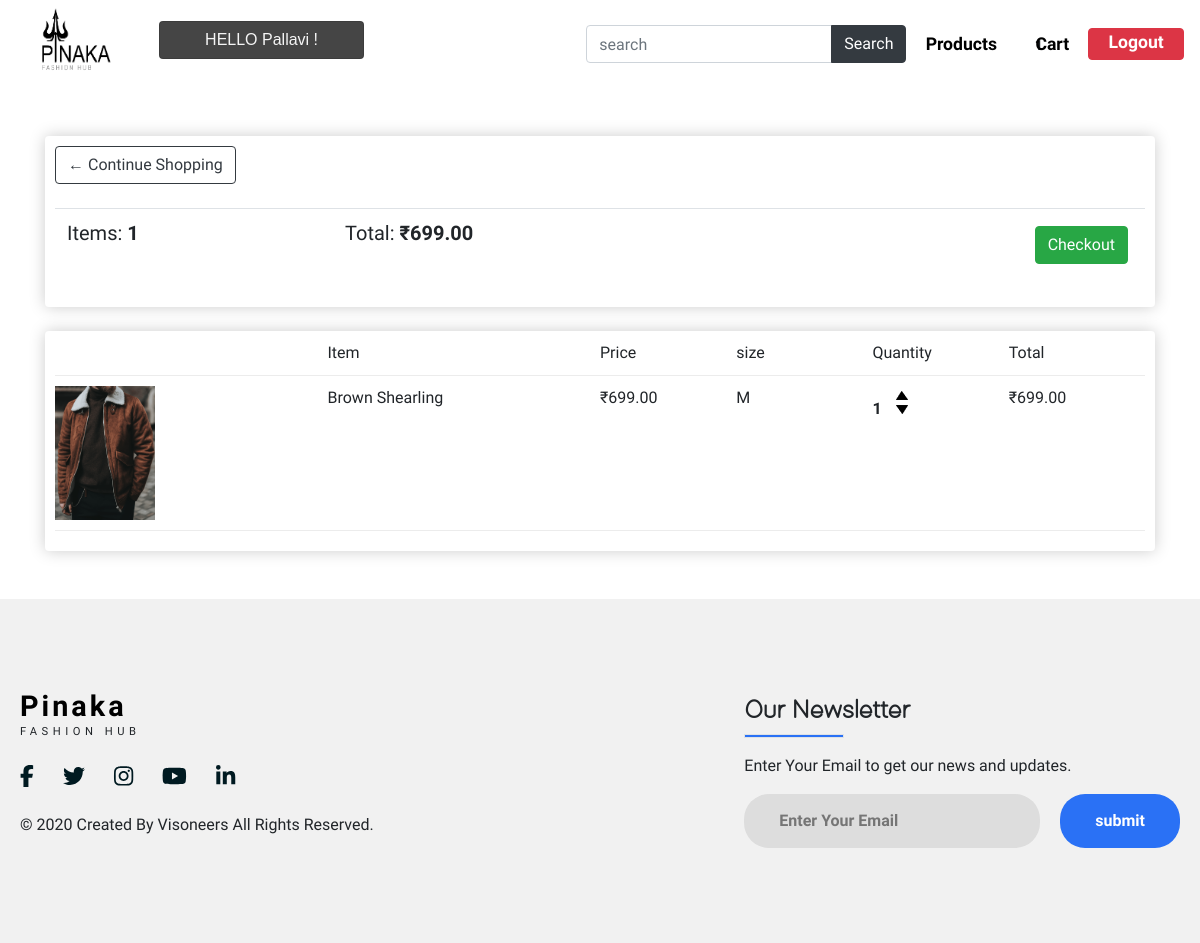
The page /cart/ (signed in) on the database its author committed.
### store/models.py (models this page shows, shortened)
class Order(models.Model):
    customer=models.ForeignKey(Customer,on_delete=models.SET_NULL,blank=True,null=True)
    date_orderd=models.DateTimeField(auto_now_add=True)
    complete=models.BooleanField(default=False,null=True,blank=False)
    transaction_id=models.CharField(max_length=200,null=True)
    @property
    def get_cart_total(self):
        orderitems =self.orderitem_set.all()
        total=sum([item.get_total for item in orderitems])
        return total
    @property
    def get_cart_items(self):
        orderitems =self.orderitem_set.all()
        total=sum([item.quantity for item in orderitems])
        return total

class OrderItem(models.Model):
    product=models.ForeignKey(Product,on_delete=models.SET_NULL,blank=True,null=True)
    order=models.ForeignKey(Order,on_delete=models.SET_NULL,blank=True,null=True)
    quantity=models.IntegerField(default=0,null=True,blank=True)
    date_added=models.DateTimeField(auto_now_add=True)
    @property
    def get_total(self):
        total=self.product.price*self.quantity
        return total

class Product(models.Model):
    name=models.CharField(max_length=200,null=True)
    category=models.ForeignKey(Categorie,on_delete=models.SET_NULL,blank=True,null=True)
    price=models.FloatField()
    brand=models.ForeignKey(brand,on_delete=models.CASCADE)
    size=models.ForeignKey(size,on_delete=models.CASCADE)
    color=models.ForeignKey(color,on_delete=models.CASCADE)
    digital=models.BooleanField(default=False,null=True,blank=False)
    image=models.ImageField(null=True,blank=True)
    @property
    def imageURL(self):
        try:
            url=self.image.url #chk
        except:
            url=' '
        return url

class size(models.Model):
    title=models.CharField(max_length=10)
    def __str__(self):
        return (self.title)

### store/views.py (the view)
# urls.py: path('cart/',views.cart,name="cart"),
@login_required(login_url='loginPage')
def cart(request):
    if request.user.is_authenticated:
        customer=request.user.customer
        order,created=Order.objects.get_or_create(customer=customer,complete=False)
        items=order.orderitem_set.all()
        cartItems=order.get_cart_items
    else:
        items=[]
        order={'get_cart_total':0,'get_cart_items':0,'shipping':False}
        cartItems=order['get_cart_items']
    context={'items':items,'order':order,'cartItems':cartItems}
    return render(request,'store/cart.html',context)

### store/templates/store/cart.html
{% extends 'store/main.html' %}
{% load static %}
{% block content %}
<div class="container">
    <br><br>
    <div class="row">
        <div class="col-lg-12">
            <div class="box-element">
                <a class="btn btn-outline-dark" href="{% url 'store'%}">&#x2190; Continue Shopping</a>
                <br>
                <br>
               <table class="table">
                   <tr>
                       <th><h5>Items: <strong>{{order.get_cart_items}}</strong></h5></th>
                       <th><h5>Total:<strong> ₹{{order.get_cart_total|floatformat:2}}</strong></h5></th>
                       <th>
                        <a style="float:right; margin:5px" class="btn btn-success" href="{% url 'checkout'%}">Checkout</a>
                     </th>
                   </tr>
                </table>
            </div>
            <br>
            <div class="box-element">
                <div class="cart-row">
                    <div style="flex:2"></div>
                    <div style="flex:2">Item</div>
                    <div style="flex:1">Price</div>
                    <div style="flex:1">size</div>
                    <div style="flex:1">Quantity</div>
                    <div style="flex:1">Total</div>
                </div>
                {% for item in items %}
            <div class="cart-row">
                    <div style="flex:2"><img class="row-image"src="{{item.product.imageURL}}"></div>
                    <div style="flex:2">{{item.product.name}}</div>
                    <div style="flex:1">₹{{item.product.price|floatformat:2}}</div>
                    <div style="flex:1">{{item.product.size}}</div>
                    <div style="flex:1">
                        <p class="quantity">{{item.quantity}}</p>
                        <div class="quantity">
                            <img data-product={{item.product.id}} data-action="add" class="chg-quantity update-cart" src="{% static  'images/uparrow.png' %}">
                            <img data-product={{item.product.id}} data-action="remove" class="chg-quantity update-cart" src="{% static  'images/downarrow.png' %}">
                        </div>
                    </div>
                    <div style="flex:1">₹{{item.get_total|floatformat:2}}</div>
            </div>
            {% endfor %}
            </div>
        </div>
    </div>
</div>
{% endblock content %}

### store/templates/store/main.html (shortened to what this page needs)
<!DOCTYPE html>
{% load static %}
<html lang="en">
<head>
    <link rel="stylesheet" href="https://cdn.jsdelivr.net/npm/bootstrap@4.5.3/dist/css/bootstrap.min.css"
>
    <link rel="stylesheet" type="text/css" href="{% static 'css/main.css' %}">
    <link rel="stylesheet" type="text/css" href="//cdn.jsdelivr.net/npm/slick-carousel@1.8.1/slick/slick.css">
    <link rel="stylesheet" type="text/css" href="{% static 'css/store.css' %}">
</head>
<body>
    <nav class="navigation ">
        <div class="logo">
            <a href="{% url 'store' %}"><img src="{% static 'images/sample.png' %}"></a>
        </div>
        <div class=" card list-group-item hi-msg"
            style="font-family: sans-serif;">
            HELLO {{user}} !
        </div>
        <ul class="nav-menu">
            <div>
                <form class="form-inline my-2 my-lg-0" action="/search">
                    <div class="input-group">
                        <input name="search" type="text" class="form-control" placeholder="search" />
                        <div class="input-group-append">
                            <button class="btn btn-dark" type="submit" id="button-addon2">Search</button>
                        </div>
                    </div>
                </form>
            </div>
            <li><a href="{% url 'product' %}">Products</a></li>
            <div class="cart-icon">
                <span class='item-count'>{{cartItems}}</span>
                <a href="{% url 'cart' %}"> Cart</a>
            </div>
            <li><a class="hello-msg btn btn-danger" id="logout_btn " href="{% url 'logoutUser' %}"
                    style="height:2rem">Logout</a></li>
        </ul>
    </nav>
    <div class="container-fluid p-0">
        {% block content %}
        {% endblock content %}
    </div>
    <br><br>
    <footer>
        <div class="footer">
            <div class="left-col">
                <div class="heading">
                    <h1><a href="{% url 'store' %}">Pinaka</a></h1>
                    <p>FASHION HUB</p>
                </div>
                <div class="social-media">
                    <a href="#"><i class="fab fa-facebook-f"></i></a>
                    <a href="#"><i class="fab fa-twitter"></i></a>
                    <a href="#"><i class="fab fa-instagram"></i></a>
                    <a href="#"><i class="fab fa-youtube"></i></a>
                    <a href="#"><i class="fab fa-linkedin-in"></i></a>
                </div>
                <p class="rights-text">© 2020 Created By Visoneers All Rights Reserved.</p>
            </div>
            <div class="right-col">
                <h1>Our Newsletter</h1>
                <div class="border"></div>
                <p>Enter Your Email to get our news and updates.</p>
                <form action="" class="newsletter-form">
                    <input type="text" class="txtb" placeholder="Enter Your Email">
                    <input type="submit" class="button" value="submit">
                </form>
            </div>
        </div>
    </footer>
</body>
</html>

### static/css/main.css (style rules this page uses)
html, body { margin: 0; padding: 0; width: 100%; height: 100vh; font-family: 'Open Sans Condensed'; }
a, a:hover { color: black; text-decoration: none; }
.hi-msg { display: flex; top: 13px; position: relative; height: calc(1.5em + .75rem + 2px); width: 15rem; background-color: #454545; color: whitesmoke; justify-content: center; align-items:center; }
.navigation { display: flex; height: 11vh; width: 100%; padding: 0.5rem 1rem; overflow: hidden; margin-bottom: 0; border-bottom: 0; }
.navigation::before { opacity: 0.5; }
.navigation .logo { width: 15%; align-items: center; cursor: pointer; }
.navigation .logo img { width: 100px; height: 100%; padding-left: 1rem; }
.navigation .nav-menu { margin: 0; width: 85%; height: 100%; list-style-type: none; display: flex; align-items: center; justify-content: flex-end; }
.navigation .nav-menu a { padding: 0rem 1.2rem; font-size: 1.1rem; position: relative; font-weight: bold; }
.nav-menu .cart-icon { position: relative; display: flex; align-items: center; justify-content: center; }
.nav-menu .cart-icon .item-count { position: absolute; font-size: 14px; font-weight: bold; padding-top: 4px; padding-right: 27px; }
.cart-row { display: flex; align-items: flex-stretch; padding-bottom: 10px; margin-bottom: 10px; border-bottom: 1px solid #ececec ; }
.row-image { width: 100px; }
.quantity { display: inline-block; font-weight: 700; padding-right: 10px; }
.chg-quantity { width: 12px; cursor: pointer; display: block; margin-top: 5px; transition: 1s; }
footer { background: #f1f1f1; padding: 90px 0; }
.footer { max-width: 1300px; margin: auto; padding: 0 20px; display: flex; justify-content: space-between; align-items: center; flex-wrap: wrap-reverse; }
.heading { display: block; font-size: 1.3rem; letter-spacing: 3px; }
.heading h1 { font-size: 1.8rem; margin-block-end: 0em; font-weight: bold; }
.heading p { font-size: 0.7rem; letter-spacing: 4.5px; margin-block-start: 0em; font-weight: lighter; }
.social-media { margin: 20px 0; }
.social-media a { color: #001a21; margin-right: 25px; font-size: 22px; text-decoration: none; transition: .3s linear; }
.right-col h1 { font-family: "Demure"; font-weight: bold; font-size: 26px; }
.right-col p { margin-block-start: 1em; }
.border { width: 100px; height: 4px; background: #2a71f5; }
.newsletter-form { display: flex; justify-content: center; align-items: center; flex-wrap: wrap; }
.txtb { flex: 1; padding: 15px 35px; font-size: 16px; color: #293043; background: #ddd; border: none; font-weight: 700; outline: none; border-radius: 25px; min-width: 260px; }
.button { padding: 15px 35px; font-size: 16px; color: white; background: #2a71f5; border: none; font-weight: 700; outline: none; border-radius: 25px; margin-left: 20px; cursor: pointer; transition: opacity .3s linear; }

### static/css/store.css (style rules this page uses)
.box-element { box-shadow:hsl(0, 0%, 80%) 0 0 16px; border-radius: 4px; background-color: #fff; padding: 10px; }

### rows shown on the page
Order: get_cart_items "1", get_cart_total "699.00"
OrderItem: product.imageURL (picture), product.name "Brown Shearling", product.price "699.00", product.size "M", quantity "1", get_total "699.00"

### other values the page prints
{{ user }} "Pallavi"
{{ cartItems }} "1"
